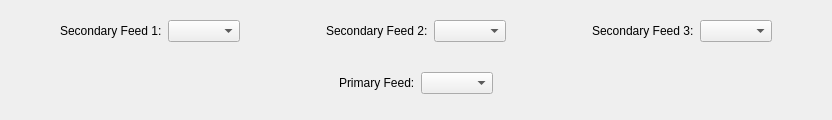
          <widget class="QWidget" name="con_panel_camera_widget" native="true">
           <property name="enabled">
            <bool>true</bool>
           </property>
           <property name="sizePolicy">
            <sizepolicy hsizetype="Preferred" vsizetype="Preferred">
             <horstretch>1</horstretch>
             <verstretch>0</verstretch>
            </sizepolicy>
           </property>
           <layout class="QGridLayout" name="gridLayout_6">
            <item row="0" column="0">
             <layout class="QGridLayout" name="gridLayout_24" rowstretch="1,3">
              <item row="1" column="0">
               <widget class="QWidget" name="widget" native="true">
                <property name="sizePolicy">
                 <sizepolicy hsizetype="Preferred" vsizetype="Preferred">
                  <horstretch>0</horstretch>
                  <verstretch>1</verstretch>
                 </sizepolicy>
                </property>
                <layout class="QGridLayout" name="gridLayout_14" rowstretch="0,1">
                 <item row="0" column="0">
                  <layout class="QHBoxLayout" name="horizontalLayout_11">
                   <item>
                    <spacer name="horizontalSpacer_8">
                     <property name="orientation">
                      <enum>Qt::Horizontal</enum>
                     </property>
                     <property name="sizeHint" stdset="0">
                      <size>
                       <width>40</width>
                       <height>20</height>
                      </size>
                     </property>
                    </spacer>
                   </item>
                   <item>
                    <widget class="QLabel" name="label_9">
                     <property name="text">
                      <string>Primary Feed:</string>
                     </property>
                    </widget>
                   </item>
                   <item>
                    <widget class="QComboBox" name="camera_feed_1_menu">
                     <property name="sizeAdjustPolicy">
                      <enum>QComboBox::AdjustToContents</enum>
                     </property>
                    </widget>
                   </item>
                   <item>
                    <spacer name="horizontalSpacer_9">
                     <property name="orientation">
                      <enum>Qt::Horizontal</enum>
                     </property>
                     <property name="sizeHint" stdset="0">
                      <size>
                       <width>40</width>
                       <height>20</height>
                      </size>
                     </property>
                    </spacer>
                   </item>
                  </layout>
                 </item>
                 <item row="1" column="0">
                  <widget class="QLabel" name="camera_feed_1">
                   <property name="sizePolicy">
                    <sizepolicy hsizetype="Ignored" vsizetype="Ignored">
                     <horstretch>0</horstretch>
                     <verstretch>0</verstretch>
                    </sizepolicy>
                   </property>
                   <property name="frameShape">
                    <enum>QFrame::NoFrame</enum>
                   </property>
                   <property name="text">
                    <string>Camera Feed 1</string>
                   </property>
                   <property name="alignment">
                    <set>Qt::AlignHCenter|Qt::AlignTop</set>
                   </property>
                  </widget>
                 </item>
                </layout>
               </widget>
              </item>
              <item row="0" column="0">
               <widget class="QWidget" name="widget_5" native="true">
                <layout class="QHBoxLayout" name="horizontalLayout" stretch="0">
                 <item>
                  <layout class="QGridLayout" name="gridLayout" rowstretch="0,0">
                   <item row="1" column="2">
                    <widget class="QLabel" name="camera_feed_4">
                     <property name="sizePolicy">
                      <sizepolicy hsizetype="Ignored" vsizetype="Ignored">
                       <horstretch>0</horstretch>
                       <verstretch>0</verstretch>
                      </sizepolicy>
                     </property>
                     <property name="frameShape">
                      <enum>QFrame::NoFrame</enum>
                     </property>
                     <property name="text">
                      <string>Camera Feed 4</string>
                     </property>
                     <property name="alignment">
                      <set>Qt::AlignHCenter|Qt::AlignTop</set>
                     </property>
                    </widget>
                   </item>
                   <item row="0" column="0">
                    <layout class="QHBoxLayout" name="horizontalLayout_9">
                     <item>
                      <spacer name="horizontalSpacer_4">
                       <property name="orientation">
                        <enum>Qt::Horizontal</enum>
                       </property>
                       <property name="sizeHint" stdset="0">
                        <size>
                         <width>40</width>
                         <height>20</height>
                        </size>
                       </property>
                      </spacer>
                     </item>
                     <item>
                      <widget class="QLabel" name="label">
                       <property name="text">
                        <string>Secondary Feed 1:</string>
                       </property>
                      </widget>
                     </item>
                     <item>
                      <widget class="QComboBox" name="camera_feed_2_menu">
                       <property name="sizeAdjustPolicy">
                        <enum>QComboBox::AdjustToContents</enum>
                       </property>
                      </widget>
                     </item>
                     <item>
                      <spacer name="horizontalSpacer_5">
                       <property name="orientation">
                        <enum>Qt::Horizontal</enum>
                       </property>
                       <property name="sizeHint" stdset="0">
                        <size>
                         <width>40</width>
                         <height>20</height>
                        </size>
                       </property>
                      </spacer>
                     </item>
                    </layout>
                   </item>
                   <item row="1" column="0">
                    <widget class="QLabel" name="camera_feed_2">
                     <property name="sizePolicy">
                      <sizepolicy hsizetype="Ignored" vsizetype="Ignored">
                       <horstretch>0</horstretch>
                       <verstretch>0</verstretch>
                      </sizepolicy>
                     </property>
                     <property name="frameShape">
                      <enum>QFrame::NoFrame</enum>
                     </property>
                     <property name="text">
                      <string>Camera Feed 2</string>
                     </property>
                     <property name="alignment">
                      <set>Qt::AlignHCenter|Qt::AlignTop</set>
                     </property>
                    </widget>
                   </item>
                   <item row="0" column="1">
                    <layout class="QHBoxLayout" name="horizontalLayout_10">
                     <item>
                      <spacer name="horizontalSpacer_6">
                       <property name="orientation">
                        <enum>Qt::Horizontal</enum>
                       </property>
                       <property name="sizeHint" stdset="0">
                        <size>
                         <width>40</width>
                         <height>20</height>
                        </size>
                       </property>
                      </spacer>
                     </item>
                     <item>
                      <widget class="QLabel" name="label_5">
                       <property name="text">
                        <string>Secondary Feed 2:</string>
                       </property>
                      </widget>
                     </item>
                     <item>
                      <widget class="QComboBox" name="camera_feed_3_menu">
                       <property name="sizeAdjustPolicy">
                        <enum>QComboBox::AdjustToContents</enum>
                       </property>
                      </widget>
                     </item>
                     <item>
                      <spacer name="horizontalSpacer_7">
                       <property name="orientation">
                        <enum>Qt::Horizontal</enum>
                       </property>
                       <property name="sizeHint" stdset="0">
                        <size>
                         <width>40</width>
                         <height>20</height>
                        </size>
                       </property>
                      </spacer>
                     </item>
                    </layout>
                   </item>
                   <item row="1" column="1">
                    <widget class="QLabel" name="camera_feed_3">
                     <property name="sizePolicy">
                      <sizepolicy hsizetype="Ignored" vsizetype="Ignored">
                       <horstretch>0</horstretch>
                       <verstretch>0</verstretch>
                      </sizepolicy>
                     </property>
                     <property name="frameShape">
                      <enum>QFrame::NoFrame</enum>
                     </property>
                     <property name="text">
                      <string>Camera Feed 3</string>
                     </property>
                     <property name="alignment">
                      <set>Qt::AlignHCenter|Qt::AlignTop</set>
                     </property>
                    </widget>
                   </item>
                   <item row="0" column="2">
                    <layout class="QHBoxLayout" name="horizontalLayout_12">
                     <item>
                      <spacer name="horizontalSpacer_10">
                       <property name="orientation">
                        <enum>Qt::Horizontal</enum>
                       </property>
                       <property name="sizeHint" stdset="0">
                        <size>
                         <width>40</width>
                         <height>20</height>
                        </size>
                       </property>
                      </spacer>
                     </item>
                     <item>
                      <widget class="QLabel" name="label_8">
                       <property name="text">
                        <string>Secondary Feed 3:</string>
                       </property>
                      </widget>
                     </item>
                     <item>
                      <widget class="QComboBox" name="camera_feed_4_menu">
                       <property name="sizeAdjustPolicy">
                        <enum>QComboBox::AdjustToContents</enum>
                       </property>
                      </widget>
                     </item>
                     <item>
                      <spacer name="horizontalSpacer_11">
                       <property name="orientation">
                        <enum>Qt::Horizontal</enum>
                       </property>
                       <property name="sizeHint" stdset="0">
                        <size>
                         <width>40</width>
                         <height>20</height>
                        </size>
                       </property>
                      </spacer>
                     </item>
                    </layout>
                   </item>
                  </layout>
                 </item>
                </layout>
               </widget>
              </item>
             </layout>
            </item>
           </layout>
          </widget>
